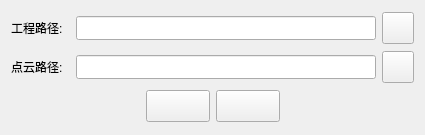
<?xml version="1.0" encoding="UTF-8"?>
<ui version="4.0">
 <class>LidarNewProClass</class>
 <widget class="QWidget" name="LidarNewProClass">
  <property name="geometry">
   <rect>
    <x>0</x>
    <y>0</y>
    <width>425</width>
    <height>135</height>
   </rect>
  </property>
  <property name="minimumSize">
   <size>
    <width>425</width>
    <height>135</height>
   </size>
  </property>
  <property name="maximumSize">
   <size>
    <width>425</width>
    <height>135</height>
   </size>
  </property>
  <property name="windowTitle">
   <string>新建工程</string>
  </property>
  <property name="windowIcon">
   <iconset>
    <normaloff>img/logo.png</normaloff>img/logo.png</iconset>
  </property>
  <layout class="QVBoxLayout" name="verticalLayout">
   <item>
    <layout class="QHBoxLayout" name="horizontalLayout">
     <item>
      <widget class="QLabel" name="lab_ProName">
       <property name="text">
        <string>工程路径:</string>
       </property>
      </widget>
     </item>
     <item>
      <widget class="QLineEdit" name="ld_ProName">
       <property name="minimumSize">
        <size>
         <width>300</width>
         <height>24</height>
        </size>
       </property>
       <property name="maximumSize">
        <size>
         <width>300</width>
         <height>24</height>
        </size>
       </property>
      </widget>
     </item>
     <item>
      <widget class="QToolButton" name="tb_proPath">
       <property name="minimumSize">
        <size>
         <width>32</width>
         <height>32</height>
        </size>
       </property>
       <property name="maximumSize">
        <size>
         <width>32</width>
         <height>32</height>
        </size>
       </property>
       <property name="text">
        <string/>
       </property>
       <property name="icon">
        <iconset>
         <normaloff>img/open.png</normaloff>img/open.png</iconset>
       </property>
      </widget>
     </item>
    </layout>
   </item>
   <item>
    <layout class="QHBoxLayout" name="horizontalLayout_2">
     <item>
      <widget class="QLabel" name="label_2">
       <property name="text">
        <string>点云路径:</string>
       </property>
      </widget>
     </item>
     <item>
      <widget class="QLineEdit" name="ld_lasPath">
       <property name="minimumSize">
        <size>
         <width>300</width>
         <height>24</height>
        </size>
       </property>
       <property name="maximumSize">
        <size>
         <width>300</width>
         <height>24</height>
        </size>
       </property>
      </widget>
     </item>
     <item>
      <widget class="QToolButton" name="tb_OpenLas">
       <property name="minimumSize">
        <size>
         <width>32</width>
         <height>32</height>
        </size>
       </property>
       <property name="maximumSize">
        <size>
         <width>32</width>
         <height>32</height>
        </size>
       </property>
       <property name="text">
        <string/>
       </property>
       <property name="icon">
        <iconset>
         <normaloff>img/open.png</normaloff>img/open.png</iconset>
       </property>
      </widget>
     </item>
    </layout>
   </item>
   <item>
    <layout class="QHBoxLayout" name="horizontalLayout_3">
     <item>
      <spacer name="horizontalSpacer">
       <property name="orientation">
        <enum>Qt::Horizontal</enum>
       </property>
       <property name="sizeHint" stdset="0">
        <size>
         <width>40</width>
         <height>20</height>
        </size>
       </property>
      </spacer>
     </item>
     <item>
      <widget class="QToolButton" name="tb_OK">
       <property name="minimumSize">
        <size>
         <width>64</width>
         <height>32</height>
        </size>
       </property>
       <property name="maximumSize">
        <size>
         <width>64</width>
         <height>32</height>
        </size>
       </property>
       <property name="text">
        <string/>
       </property>
       <property name="icon">
        <iconset>
         <normaloff>img/ok.png</normaloff>img/ok.png</iconset>
       </property>
      </widget>
     </item>
     <item>
      <widget class="QToolButton" name="tb_cancel">
       <property name="minimumSize">
        <size>
         <width>64</width>
         <height>32</height>
        </size>
       </property>
       <property name="maximumSize">
        <size>
         <width>64</width>
         <height>32</height>
        </size>
       </property>
       <property name="text">
        <string/>
       </property>
       <property name="icon">
        <iconset>
         <normaloff>img/cancel.png</normaloff>img/cancel.png</iconset>
       </property>
      </widget>
     </item>
     <item>
      <spacer name="horizontalSpacer_2">
       <property name="orientation">
        <enum>Qt::Horizontal</enum>
       </property>
       <property name="sizeHint" stdset="0">
        <size>
         <width>40</width>
         <height>20</height>
        </size>
       </property>
      </spacer>
     </item>
    </layout>
   </item>
  </layout>
 </widget>
 <layoutdefault spacing="6" margin="11"/>
 <resources/>
 <connections/>
</ui>
